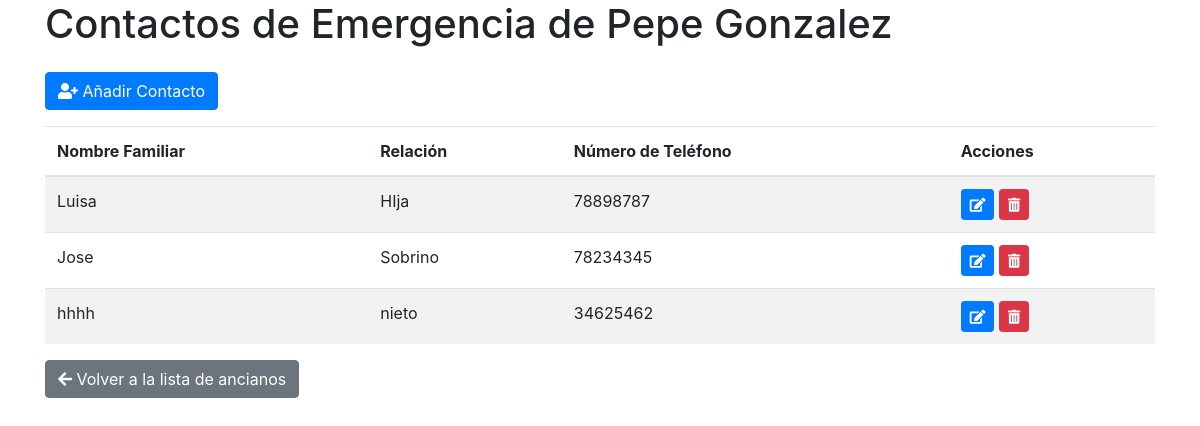
The app's page /ancianos/ancianos/1/contactos/ with its own data.
### CatedraAdultoMayor/models.py (models this page shows, shortened)
class Anciano(models.Model):
    nombre = models.CharField(max_length=100)
    apellidos = models.CharField(max_length=100)
    edad = models.IntegerField()
    direccion = models.CharField(max_length=255)
    genero = models.CharField(max_length=10)

class ContactoEmergencia(models.Model):
    anciano = models.ForeignKey(Anciano, on_delete=models.CASCADE, related_name='contactos')
    nombre_familiar = models.CharField(max_length=100)
    relacion = models.CharField(max_length=50)
    numero_telefono = models.CharField(max_length=15)

### CatedraAdultoMayor/views.py (the view)
# urls.py: path('ancianos/<int:anciano_id>/contactos/', views.lista_contactos, name='lista_contactos'),
def lista_contactos(request, anciano_id):
    anciano = get_object_or_404(Anciano, id=anciano_id)
    contactos = anciano.contactos.all()  # Usamos el related_name definido en el modelo
    return render(request, 'lista_contactos.html', {'anciano': anciano, 'contactos': contactos})

### CatedraAdultoMayor/templates/lista_contactos.html (shortened to what this page needs)
<!DOCTYPE html>
<html lang="en">
<head>
    <link href="https://stackpath.bootstrapcdn.com/bootstrap/4.5.2/css/bootstrap.min.css" rel="stylesheet">
    <link rel="stylesheet" href="https://cdnjs.cloudflare.com/ajax/libs/font-awesome/5.15.3/css/all.min.css">
</head>
<body class="container">
    <h1>Contactos de Emergencia de {{ anciano.nombre }} {{ anciano.apellidos }}</h1>
    <a href="{% url 'crear_contacto' anciano.id %}" class="btn btn-primary my-3">
        <i class="fas fa-user-plus"></i> Añadir Contacto
    </a>
    <table class="table table-striped">
        <thead>
            <tr>
                <th>Nombre Familiar</th>
                <th>Relación</th>
                <th>Número de Teléfono</th>
                <th>Acciones</th>
            </tr>
        </thead>
        <tbody>
            {% for contacto in contactos %}
            <tr>
                <td>{{ contacto.nombre_familiar }}</td>
                <td>{{ contacto.relacion }}</td>
                <td>{{ contacto.numero_telefono }}</td>
                <td>
                    <a href="{% url 'editar_contacto' contacto.id %}" class="btn btn-sm btn-primary" title="Editar">
                        <i class="fas fa-edit"></i>
                    </a>
                    <a href="{% url 'eliminar_contacto' contacto.id %}" class="btn btn-sm btn-danger" title="Eliminar">
                        <i class="fas fa-trash-alt"></i>
                    </a>
                </td>
            </tr>
            {% endfor %}
        </tbody>
    </table>
    <a href="{% url 'lista_ancianos' %}" class="btn btn-secondary">
        <i class="fas fa-arrow-left"></i> Volver a la lista de ancianos
    </a>
</body>
</html>

### records on screen
Anciano: nombre "Pepe", apellidos "Gonzalez"
ContactoEmergencia: nombre_familiar "Luisa", relacion "HIja", numero_telefono "78898787"
ContactoEmergencia: nombre_familiar "Jose", relacion "Sobrino", numero_telefono "78234345"
ContactoEmergencia: nombre_familiar "hhhh", relacion "nieto", numero_telefono "34625462"
